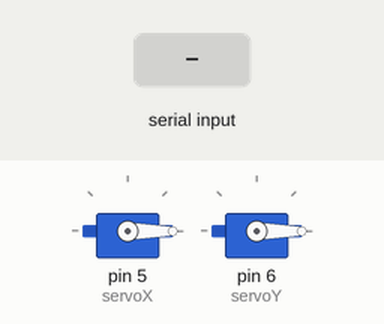
Recording of a sketch running on a simulated Arduino Uno, built with avr-gcc and run on an emulated ATmega328P. Shown: 2 × servo. The test bench sets the inputs (shaded band).

Above: at 1.2 s.
1.3 s: "x:150\n" received over Serial
At 3.0 s:
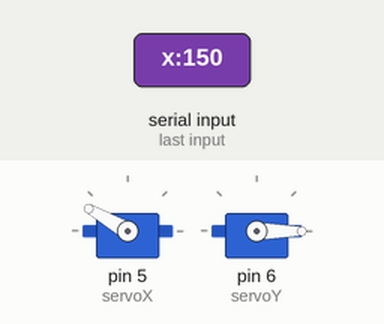
3.8 s: "y:150\n" received over Serial
At 6.0 s:
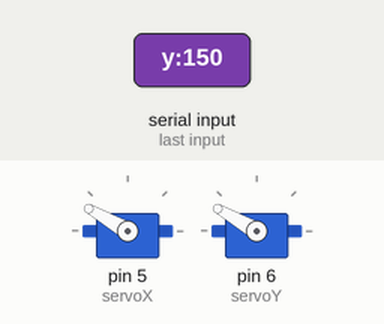
6.3 s: "x:150\n" received over Serial
At 7.9 s:
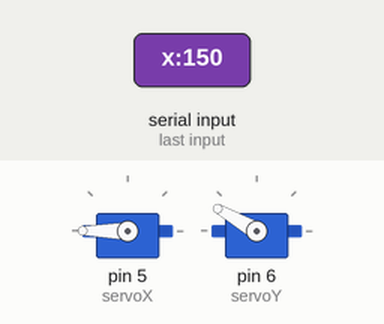
8.7 s: "y:150\n" received over Serial
At 11.0 s:
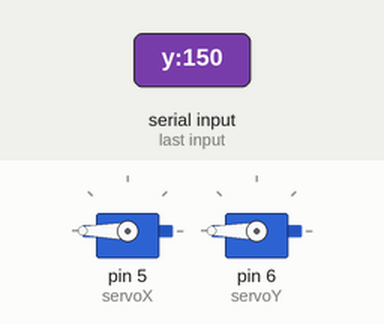
Timing chart, 0 to 12.1 s (numbered marks = the images above; inputs shaded):
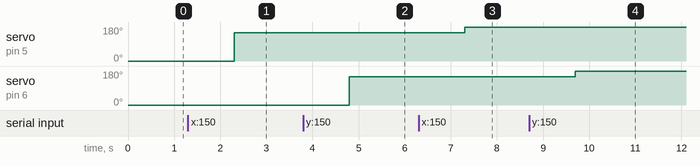

Measured:
- after the input at 1.3 s, servo on pin 5 (servoX): 0° → 150° after 1.0 s
- after the input at 3.8 s, servo on pin 6 (servoY): 0° → 150° after 1.0 s
- after the input at 6.3 s, servo on pin 5 (servoX): 150° → 180° after 1.0 s
- after the input at 8.7 s, servo on pin 6 (servoY): 150° → 180° after 1.0 s

The sketch:

cameraControl.ino
```cpp
#include <Servo.h>

Servo servoX;  // create servo object to control a servo
Servo servoY;  // create servo object to control a servo

int posX = 0;    // variable to store the servo position
int posY = 0;    // variable to store the servo position

void setup() {
  servoX.attach(5);  // attaches the servo on pin 9 to the servo object
  servoY.attach(6);  // attaches the servo on pin 9 to the servo object
  Serial.begin(115200);
  servoX.write(posX);
  servoY.write(posY);
}

void loop() {

}

void serialEvent() {
 while (Serial.available()) {
    String input = Serial.readString();
    char *inputChar = new char[input.length() + 1];
    strcpy(inputChar, input.c_str());
    char *axis = strtok(inputChar, ":");
    //Serial.println(axis);
    char *value = strtok(NULL, ":");
    //Serial.println(value);
    //cast value to integer
    int intValue = atoi(value);

    if (strcmp(axis, "x") == 0) {
      //Serial.println("eje x");
      if (posX + intValue > 180) {
        posX = 180;
      }
      else {
        posX += intValue;
      }
    }
    else {
      if (strcmp(axis, "y") == 0) {
        //Serial.println("eje y");
        if (posY + intValue > 180) {
          posY = 180;
        }
        else {
          posY += intValue;
        }
      }
      else {
        //Serial.println("Eje erroneo");
      }
    }
    servoX.write(posX);              // tell servo to go to position in variable 'pos'
    servoY.write(posY);              // tell servo to go to position in variable 'pos'
  }
}
```
